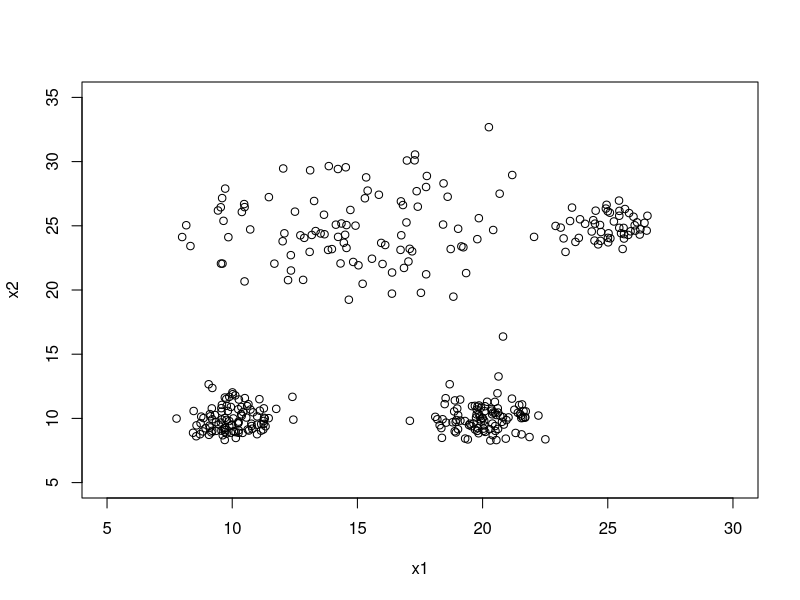
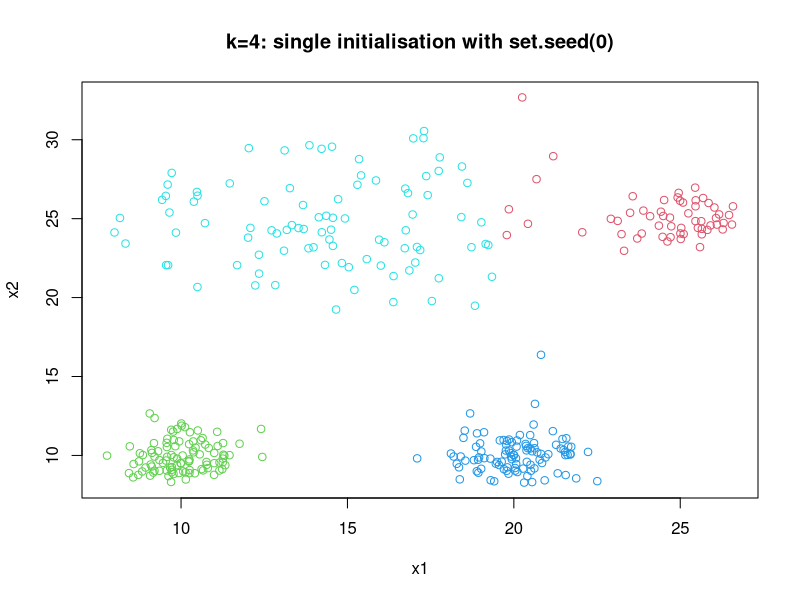
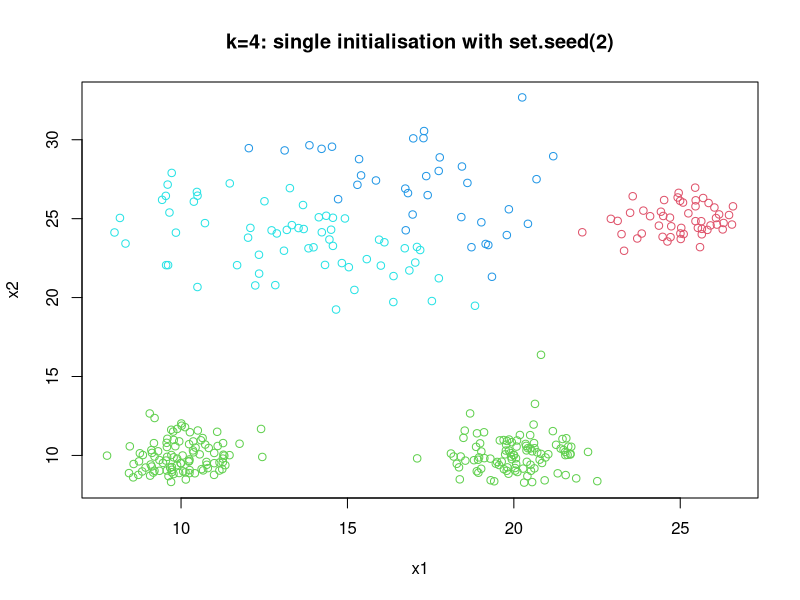
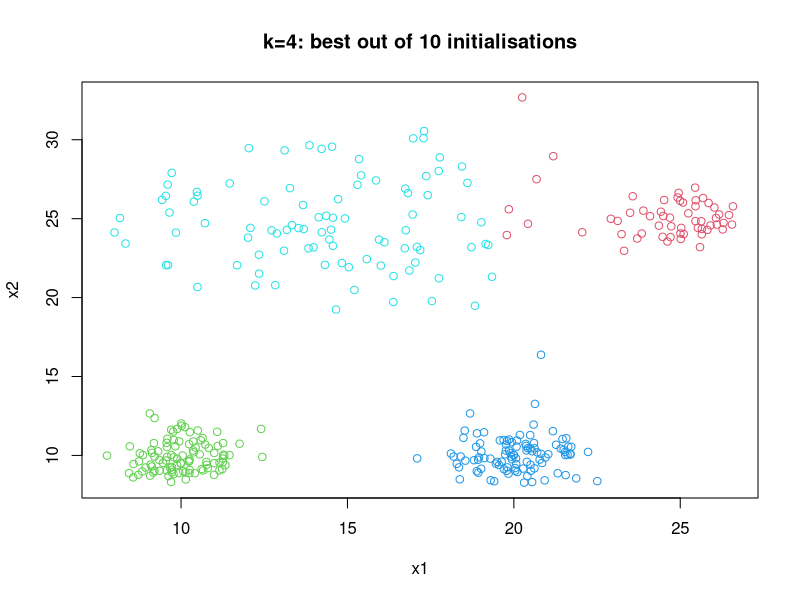

Write the R code that produced these figures, in order.
# K-Means Walkthrough

# We generate four clusters following multivariate normal distributions in two dimensions:
set.seed(0)
x11 <- rnorm(n = 100, mean = 10, sd = 1) # Cluster 1 (x1 coordinate)
x21 <- rnorm(n = 100, mean = 10, sd = 1) # Cluster 1 (x2 coordinate)
x12 <- rnorm(n = 100, mean = 20, sd = 1) # Cluster 2 (x1 coordinate)
x22 <- rnorm(n = 100, mean = 10, sd = 1) # Cluster 2 (x2 coordinate)
x13 <- rnorm(n = 100, mean = 15, sd = 3) # Cluster 3 (x1 coordinate)
x23 <- rnorm(n = 100, mean = 25, sd = 3) # Cluster 3 (x2 coordinate)
x14 <- rnorm(n = 50, mean = 25, sd = 1)  # Cluster 4 (x1 coordinate)
x24 <- rnorm(n = 50, mean = 25, sd = 1)  # Cluster 4 (x2 coordinate)
dat <- data.frame(x1 = c(x11,x12,x13,x14), x2 = c(x21,x22,x23,x24))
plot(dat$x1, dat$x2, xlim = c(5,30), ylim = c(5,35), xlab = "x1", ylab = "x2")

# We can run k-means with k=4 in this dataset using the function kmeans() from the stats package available in base R:
library(stats)

set.seed(0)
km.out <- kmeans(x = dat, centers = 4)
km.out

# The result can be visualised by mapping the cluster labels into colours:
plot(dat, col=(km.out$cluster+1), main="k=4: single initialisation with set.seed(0)", xlab="x1", ylab="x2")

# Notice that the result does not correspond to the four clusters as they have been generated. (Random Initialization Trap)

# The reason is that the algorithm got trapped into a local minima, as described earlier. 
# We can confirm this by running the algorithm again from a different random initialisation, 
# and noticing that the result will be very different:
set.seed(2)
km.out <- kmeans(x = dat, centers = 4)
km.out$tot.withinss

plot(dat, col=(km.out$cluster+1), main="k=4: single initialisation with set.seed(2)", xlab="x1", ylab="x2")

# The function kmeans() provides a built-in implementation of this procedure, 
# activated by setting attribute nstart to an integer greater than 1 (nstart = 1 is the default value, 
# which corresponds to a single initialisation). Let's try nstart = 10 in our example,
# which means running k-means 10 times and then choose the solution with least SSE value:

set.seed(0)
km.out <- kmeans(x = dat, centers = 4, nstart = 10)
km.out$tot.withinss

plot(dat, col=(km.out$cluster+1), main="k=4: best out of 10 initialisations", xlab="x1", ylab="x2")
# Notice that the solution above is visually much better,
# and the corresponding SSE is less than half the ones we had obtained from the two previous individual initialisations.








